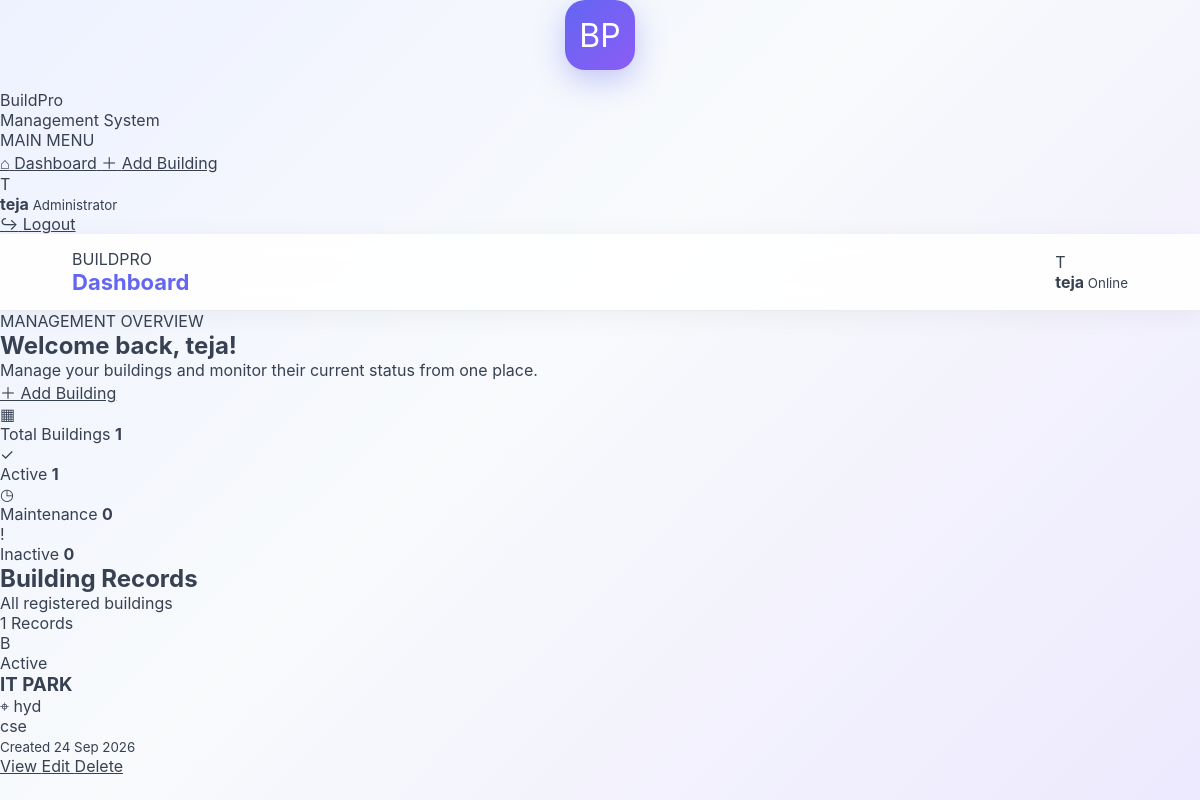
The page /dashboard/ (signed in) on the database its author committed.
### build/models.py (models this page shows, shortened)
class Building(models.Model):
    STATUS_CHOICES = [
        ("Active", "Active"),
        ("Inactive", "Inactive"),
        ("Maintenance", "Maintenance"),
    ]
    name = models.CharField(max_length=100)
    location = models.CharField(
        max_length=200,
        blank=True
    )
    description = models.TextField(
        blank=True
    )
    status = models.CharField(
        max_length=50,
        choices=STATUS_CHOICES,
        default="Active"
    )
    created_at = models.DateTimeField(
        auto_now_add=True
    )
    updated_at = models.DateTimeField(
        auto_now=True
    )

### build/views.py (the view)
@login_required
def dashboard(request):
    buildings = Building.objects.all().order_by("-created_at")
    total = buildings.count()
    active = buildings.filter(status="Active").count()
    inactive = buildings.filter(status="Inactive").count()
    maintenance = buildings.filter(status="Maintenance").count()
    context = {
        "buildings": buildings,
        "total": total,
        "active": active,
        "inactive": inactive,
        "maintenance": maintenance,
    }
    return render(
        request,
        "build/dashboard.html",
        context,
    )

### build/templates/build/dashboard.html (shortened to what this page needs)
{% extends "build/base.html" %}
{% block page_heading %}
Dashboard
{% endblock %}
{% block content %}
<section class="page-content">
    <div class="welcome-section">
        <div>
            <span class="eyebrow">
                MANAGEMENT OVERVIEW
            </span>
            <h1>
                Welcome back,
                {{ request.user.username }}!
            </h1>
            <p>
                Manage your buildings and monitor
                their current status from one place.
            </p>
        </div>
        <a
            href="{% url 'add_building' %}"
            class="primary-button"
        >
            ＋ Add Building
        </a>
    </div>
    <div class="stats-grid">
        <div class="stat-card purple">
            <div class="stat-icon">
                ▦
            </div>
            <div>
                <span>Total Buildings</span>
                <strong>{{ total }}</strong>
            </div>
        </div>
        <div class="stat-card green">
            <div class="stat-icon">
                ✓
            </div>
            <div>
                <span>Active</span>
                <strong>{{ active }}</strong>
            </div>
        </div>
        <div class="stat-card orange">
            <div class="stat-icon">
                ◷
            </div>
            <div>
                <span>Maintenance</span>
                <strong>{{ maintenance }}</strong>
            </div>
        </div>
        <div class="stat-card red">
            <div class="stat-icon">
                !
            </div>
            <div>
                <span>Inactive</span>
                <strong>{{ inactive }}</strong>
            </div>
        </div>
    </div>
    <div class="section-card">
        <div class="section-header">
            <div>
                <h2>Building Records</h2>
                <p>
                    All registered buildings
                </p>
            </div>
            <span class="record-count">
                {{ total }} Records
            </span>
        </div>
        {% if buildings %}
        <div class="building-grid">
            {% for building in buildings %}
            <article class="building-item">
                <div class="building-item-top">
                    <div class="building-icon">
                        B
                    </div>
                    {% if building.status == "Active" %}
                    <span class="status-badge active">
                        Active
                    </span>
                    {% elif building.status == "Maintenance" %}
                    <span class="status-badge maintenance">
                        Maintenance
                    </span>
                    {% else %}
                    <span class="status-badge inactive">
                        Inactive
                    </span>
                    {% endif %}
                </div>
                <h3>
                    {{ building.name }}
                </h3>
                {% if building.location %}
                <p class="location">
                    ⌖ {{ building.location }}
                </p>
                {% else %}
                <p class="location">
                    Location not provided
                </p>
                {% endif %}
                {% if building.description %}
                <p class="description">
                    {{ building.description|truncatechars:100 }}
                </p>
                {% endif %}
                <div class="building-footer">
                    <small>
                        Created
                        {{ building.created_at|date:"d M Y" }}
                    </small>
                    <div class="action-buttons">
                        <a
                            href="{% url 'building_detail' building.id %}"
                            class="icon-button view"
                            title="View"
                        >
                            View
                        </a>
                        <a
                            href="{% url 'edit_building' building.id %}"
                            class="icon-button edit"
                            title="Edit"
                        >
                            Edit
                        </a>
                        <a
                            href="{% url 'delete_building' building.id %}"
                            class="icon-button delete"
                            title="Delete"
                        >
                            Delete
                        </a>
                    </div>
                </div>
            </article>
            {% endfor %}
        </div>
        {% endif %}
    </div>
</section>
{% endblock %}

### build/templates/build/base.html (shortened to what this page needs)
{% load static %}
<!DOCTYPE html>
<html lang="en">
<head>
    <link
        rel="stylesheet"
        href="{% static 'build/style.css' %}"
    >
</head>
<body>
<div class="app-background">
    {% if request.user.is_authenticated %}
    <aside class="sidebar">
        <div class="brand">
            <div class="brand-icon">BP</div>
            <div>
                <div class="brand-name">BuildPro</div>
                <div class="brand-subtitle">
                    Management System
                </div>
            </div>
        </div>
        <div class="menu-label">
            MAIN MENU
        </div>
        <nav class="sidebar-menu">
            <a
                href="{% url 'dashboard' %}"
                class="menu-item"
            >
                <span class="menu-icon">⌂</span>
                <span>Dashboard</span>
            </a>
            <a
                href="{% url 'add_building' %}"
                class="menu-item"
            >
                <span class="menu-icon">＋</span>
                <span>Add Building</span>
            </a>
        </nav>
        <div class="sidebar-bottom">
            <div class="user-card">
                <div class="user-avatar">
                    {{ request.user.username|first|upper }}
                </div>
                <div class="user-details">
                    <strong>
                        {{ request.user.username }}
                    </strong>
                    <small>
                        Administrator
                    </small>
                </div>
            </div>
            <a
                href="{% url 'logout' %}"
                class="logout-link"
            >
                <span>↪</span>
                Logout
            </a>
        </div>
    </aside>
    {% endif %}
    <main
        class="{% if request.user.is_authenticated %}main-content{% else %}full-content{% endif %}"
    >
        {% if request.user.is_authenticated %}
        <header class="topbar">
            <div>
                <span class="topbar-label">
                    BUILDPRO
                </span>
                <h2>
                    {% block page_heading %}{% endblock %}
                </h2>
            </div>
            <div class="topbar-user">
                <div class="topbar-avatar">
                    {{ request.user.username|first|upper }}
                </div>
                <div>
                    <strong>
                        {{ request.user.username }}
                    </strong>
                    <small>
                        Online
                    </small>
                </div>
            </div>
        </header>
        {% endif %}
        {% block content %}
        {% endblock %}
    </main>
</div>
</body>
</html>

### build/static/build/style.css (style rules this page uses)
* { margin: 0; padding: 0; box-sizing: border-box; }
:root { --primary: #6366f1; --primary-dark: #4f46e5; --secondary: #8b5cf6; --dark: #111827; --text: #374151; --muted: #6b7280; --white: #ffffff; --border: #e5e7eb; --success: #16a34a; --danger: #dc2626; }
body { font-family: Inter, Arial, Helvetica, sans-serif; color: var(--text); min-height: 100vh; background: linear-gradient( 135deg, #eef2ff 0%, #f8fafc 45%, #ede9fe 100% ); }
a { color: inherit; }
.brand-icon { width: 70px; height: 70px; margin: 0 auto 20px; display: flex; align-items: center; justify-content: center; border-radius: 20px; background: linear-gradient( 135deg, var(--primary), var(--secondary) ); color: white; font-size: 32px; box-shadow: 0 10px 30px rgba(99, 102, 241, 0.35); }
.topbar { min-height: 75px; padding: 15px 6%; display: flex; align-items: center; justify-content: space-between; background: rgba(255, 255, 255, 0.88); backdrop-filter: blur(15px); border-bottom: 1px solid rgba(229, 231, 235, 0.8); box-shadow: 0 5px 25px rgba(0, 0, 0, 0.05); }
.topbar h2 { color: var(--primary); font-size: 22px; }

### rows shown on the page
Building: status "Active", name "IT PARK", location "hyd", description "cse", created_at "24 Sep 2026"

### other values the page prints
{{ request.user.username|first|upper }} "T"
{{ request.user.username }} "teja"
{{ total }} "1"
{{ active }} "1"
{{ maintenance }} "0"
{{ inactive }} "0"
